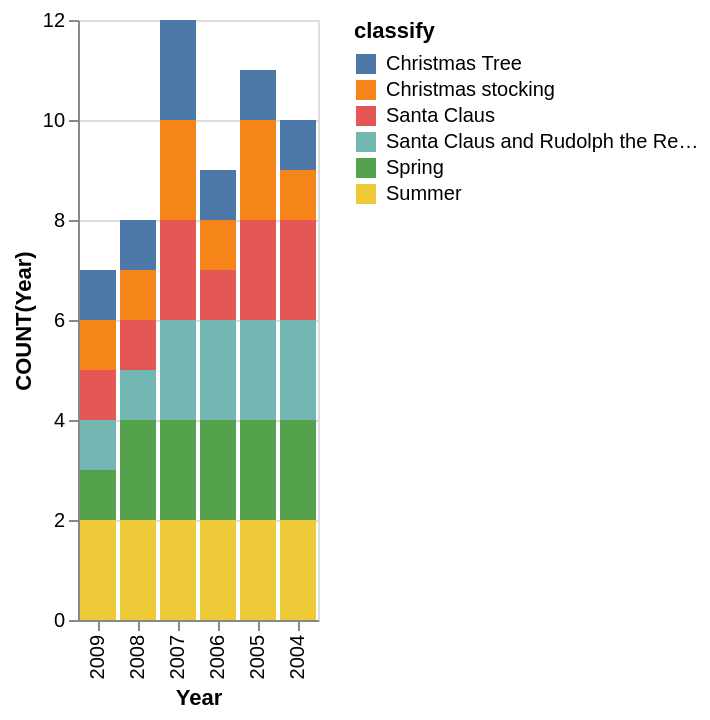

Write a Vega-Lite specification for this figure.
### Vega-Lite specification from a JSON file in a GitHub repository (floating-point values rounded to 4 significant figures)
{"data": {"values": [{"x_data": "2004", "y_data": 1, "classify": "Christmas Tree"}, {"x_data": "2005", "y_data": 1, "classify": "Christmas Tree"}, {"x_data": "2006", "y_data": 1, "classify": "Christmas Tree"}, {"x_data": "2007", "y_data": 2, "classify": "Christmas Tree"}, {"x_data": "2008", "y_data": 1, "classify": "Christmas Tree"}, {"x_data": "2009", "y_data": 1, "classify": "Christmas Tree"}, {"x_data": "2004", "y_data": 1, "classify": "Christmas stocking"}, {"x_data": "2005", "y_data": 2, "classify": "Christmas stocking"}, {"x_data": "2006", "y_data": 1, "classify": "Christmas stocking"}, {"x_data": "2007", "y_data": 2, "classify": "Christmas stocking"}, {"x_data": "2008", "y_data": 1, "classify": "Christmas stocking"}, {"x_data": "2009", "y_data": 1, "classify": "Christmas stocking"}, {"x_data": "2004", "y_data": 2, "classify": "Santa Claus"}, {"x_data": "2005", "y_data": 2, "classify": "Santa Claus"}, {"x_data": "2006", "y_data": 1, "classify": "Santa Claus"}, {"x_data": "2007", "y_data": 2, "classify": "Santa Claus"}, {"x_data": "2008", "y_data": 1, "classify": "Santa Claus"}, {"x_data": "2009", "y_data": 1, "classify": "Santa Claus"}, {"x_data": "2004", "y_data": 2, "classify": "Santa Claus and Rudolph the Red-Nosed Reindeer"}, {"x_data": "2005", "y_data": 2, "classify": "Santa Claus and Rudolph the Red-Nosed Reindeer"}, {"x_data": "2006", "y_data": 2, "classify": "Santa Claus and Rudolph the Red-Nosed Reindeer"}, {"x_data": "2007", "y_data": 2, "classify": "Santa Claus and Rudolph the Red-Nosed Reindeer"}, {"x_data": "2008", "y_data": 1, "classify": "Santa Claus and Rudolph the Red-Nosed Reindeer"}, {"x_data": "2009", "y_data": 1, "classify": "Santa Claus and Rudolph the Red-Nosed Reindeer"}, {"x_data": "2004", "y_data": 2, "classify": "Spring"}, {"x_data": "2005", "y_data": 2, "classify": "Spring"}, {"x_data": "2006", "y_data": 2, "classify": "Spring"}, {"x_data": "2007", "y_data": 2, "classify": "Spring"}, {"x_data": "2008", "y_data": 2, "classify": "Spring"}, {"x_data": "2009", "y_data": 1, "classify": "Spring"}, {"x_data": "2004", "y_data": 2, "classify": "Summer"}, {"x_data": "2005", "y_data": 2, "classify": "Summer"}, {"x_data": "2006", "y_data": 2, "classify": "Summer"}, {"x_data": "2007", "y_data": 2, "classify": "Summer"}, {"x_data": "2008", "y_data": 2, "classify": "Summer"}, {"x_data": "2009", "y_data": 2, "classify": "Summer"}]}, "mark": "bar", "encoding": {"x": {"field": "x_data", "type": "nominal", "title": "Year", "sort": "descending"}, "y": {"field": "y_data", "type": "quantitative", "title": "COUNT(Year)"}, "color": {"field": "classify"}}}
